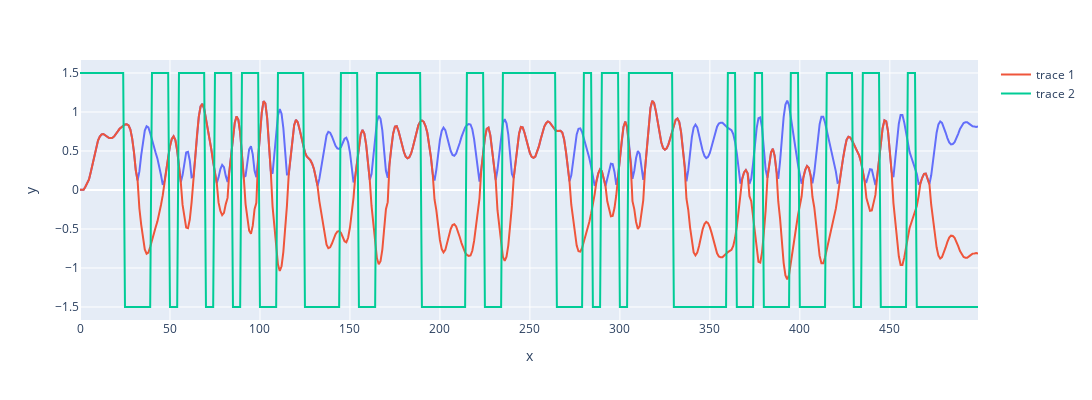

This figure's notebook cell:
### Markdown cell above
# inicialização

### Code cell
import numpy as np
import pandas as pd
import sympy as sp
import scipy.io as sc 
from sympy import symbols, pprint
import matplotlib.pyplot as plt
import plotly.express as px
import os
import sys

sys.path.append("..")

from structureSelector import *
from structureSelector2 import structureSelectorV2
from methods.utils.utilities import *

def metrics(y, yest):
    residuo1 = y - yest
    index = np.where(y != 0)
    mape = round(np.mean(np.abs(residuo1[index] / y[index])) * 100, 3)
    mse = np.mean(np.square(residuo1))
    rmse = np.sqrt(mse)
    aet = np.sum(np.abs(residuo1))
    print('RMSE:', round(rmse, 4),'\nMSE:', round(mse, 4), '\nAET:', round(aet, 4), '\nMAPE:', str(round(mape, 5)) + '%')
    coeficiente_corr = np.corrcoef(y, yest)[0, 1]
    print("Coeficiente de correlação:", coeficiente_corr)
    #print(y.shape, yest.shape)

mat_content1 = sc.loadmat("../data/DATAPRBS.MAT")

u1 = mat_content1['u2']
z1 = mat_content1['z2'] / 5.5

zc1 = z1.copy()
l1 = np.array([33, 57, 77, 92, 107, 133, 162, 197, 232, 273, 293, 307, 337, 372, 388, 407, 437, 452, 473])
l2 = np.array([47, 63, 83, 99, 116, 153, 172, 223, 241, 287, 299, 314, 368, 382, 402, 422, 443, 467, 500])

for i in range(l1.shape[0]):
    zc1[l1[i]: l2[i]] *= -1

t = np.arange(0, 500, 1)#np.arange(0, 10, 0.02)
fig=px.line(x=t, y=np.squeeze(z1), height=400, width=1300)
fig.add_scatter(x=t, y=np.squeeze(zc1), mode='lines')
fig.add_scatter(x=t, y=np.squeeze(u1), mode='lines')
fig.show()

### Figure 1 — Plotly figure (JSON) as saved in the notebook; plotly's stock layout.template omitted (floating-point values rounded to 4 significant figures; data arrays with more than 128 entries replaced by an {"elided": "..."} marker saying what was removed)
{"data": [{"hovertemplate": "x=%{x}<br>y=%{y}<extra></extra>", "legendgroup": "", "line": {"color": "#636efa", "dash": "solid"}, "marker": {"symbol": "circle"}, "mode": "lines", "name": "", "orientation": "v", "showlegend": false, "type": "scatter", "x": {"elided": "500 int values"}, "xaxis": "x", "y": {"elided": "500 float values"}, "yaxis": "y"}, {"mode": "lines", "type": "scatter", "x": {"elided": "500 int values"}, "y": {"elided": "500 float values"}}, {"mode": "lines", "type": "scatter", "x": {"elided": "500 int values"}, "y": {"elided": "500 float values"}}], "layout": {"height": 400, "legend": {"tracegroupgap": 0}, "margin": {"t": 60}, "width": 1300, "xaxis": {"anchor": "y", "domain": [0, 1], "title": {"text": "x"}}, "yaxis": {"anchor": "x", "domain": [0, 1], "title": {"text": "y"}}}}
